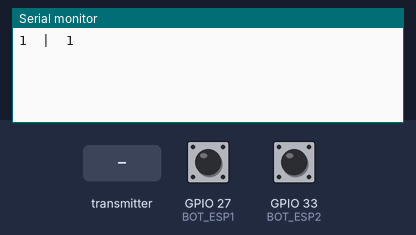
A sketch run on a simulated ESP32. On the bench: the last lines printed to the serial monitor. Inputs (shaded band) come from the test bench; at power-on: GPIO 27 (BOT_ESP1) HIGH, GPIO 33 (BOT_ESP2) HIGH.

Above: at 1.2 s.
1.3 s: GPIO 27 (BOT_ESP1) pulled LOW for 1 s
At 6.9 s:
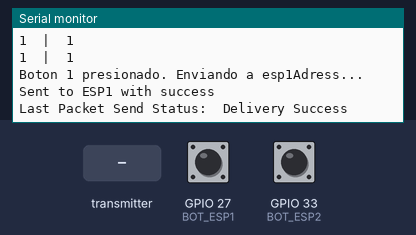
7.5 s: GPIO 33 (BOT_ESP2) pulled LOW for 1 s
At 11.0 s:
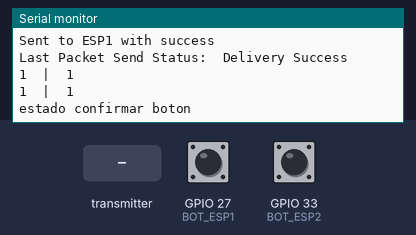
13.5 s: the transmitter starts sending tempRead = 0
At 13.81 s:
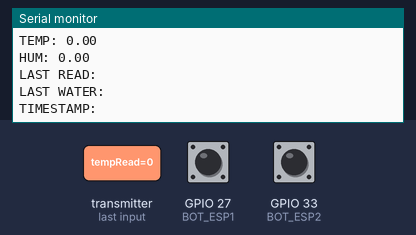
15.0 s: the transmitter starts sending humRead = 25
16.5 s: the transmitter starts sending tempRead = 25
18.0 s: the transmitter starts sending humRead = 50
Timing chart, 0 to 20.5 s (numbered marks = the images above; inputs shaded):
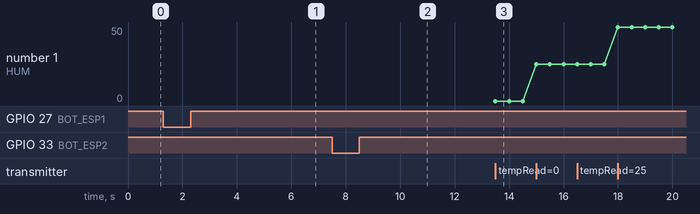

Measured:
- after the input at 1.3 s, the serial monitor: prints a new line after 4.7 s (image 1)
- after the input at 7.5 s, the serial monitor: prints a new line after 2.5 s (image 2)
- after the input at 13.5 s, the serial monitor: prints a new line at once (image 3)
- plotted number 1: 0 → 25 after the input at 15.0 s, 25 → 50 after the input at 18.0 s

The sketch:

modelo_central.ino
```cpp
// CODIGO PARA EL ESP NUMERO 3 (ESP DE REEMPLAZO: 2)
// perdon sofi sama me inspire y lo hice todo en ingles <3

#include <esp_now.h>
#include <WiFi.h>

#define BOT_ESP2 33
#define BOT_ESP1 27

#define ESTADO_CONFIRMAR_BOT2 1
#define ESTADO_CONFIRMAR_BOT1 3
#define ESTADO_ESPERA 2

int estadoActual = ESTADO_ESPERA;
bool flagBot2 = false;
bool flagBot1 = false;

String instruction = "";

// REPLACE WITH YOUR RECEIVER MAC Address
uint8_t esp2Adress[] = { 0xC0, 0x99, 0xEF, 0x69, 0xCB, 0x48 };  // num2
uint8_t esp1Adress[] = { 0xB8, 0xD6, 0x1A, 0xA7, 0x6F, 0xB8 };  // direccion mac esp1 b8:d6:1a:a7:6f:b8


// !!!!! Structure example to send data - Must match the receiver structure !!!!!
// LO QUE VA A MANDAR
typedef struct central_actions_message {
  int water_plants;
  int send_data;
  int sleep;
} central_actions_message;

// LO QUE VA A RECIBIR -- not important 4now
typedef struct individual_data_message {
  float tempRead;
  float humRead;
  String lastRead;
  String lastWater;
  String timestamp;
} individual_data_message;

// Create a central_actions_message called centralDataESP[X] (depends on which esp of the individual module you are using)

central_actions_message centralDataESP;
central_actions_message centralDataESP1;


individual_data_message individualDataESP1;


esp_now_peer_info_t peerInfo;

// callback when data is sent
void OnDataSent(const uint8_t *mac_addr, esp_now_send_status_t status) {
  Serial.print("\r\nLast Packet Send Status:\t");
  Serial.println(status == ESP_NOW_SEND_SUCCESS ? "Delivery Success" : "Delivery Fail");
}

// data recieve callback
void OnDataRecv(const uint8_t *mac, const uint8_t *incomingData, int len) {
  memcpy(&individualDataESP1, incomingData, sizeof(individualDataESP1));
  Serial.print("Bytes received: ");
  Serial.println(len);
  Serial.print("TEMP: ");
  Serial.println(individualDataESP1.tempRead);
  Serial.print("HUM: ");
  Serial.println(individualDataESP1.humRead);
  Serial.print("LAST READ: ");
  Serial.println(individualDataESP1.lastRead);
  Serial.print("LAST WATER: ");
  Serial.println(individualDataESP1.lastWater);
  Serial.print("TIMESTAMP: ");
  Serial.println(individualDataESP1.timestamp);
  Serial.println();
}

void setup() {
  // Init Serial Monitor
  Serial.begin(115200);
  pinMode(BOT_ESP2, INPUT_PULLUP);
  pinMode(BOT_ESP1, INPUT_PULLUP);
  // Set device as a Wi-Fi Station
  WiFi.mode(WIFI_STA);

  // Init ESP-NOW
  if (esp_now_init() != ESP_OK) {
    Serial.println("Error initializing ESP-NOW");
    return;
  }

  // Once ESPNow is successfully Init, we will register for Send CB to get the status of Trasnmitted packet
  esp_now_register_send_cb(OnDataSent);

  // Register peer

  memcpy(peerInfo.peer_addr, esp2Adress, 6);
  peerInfo.channel = 0;
  peerInfo.encrypt = false;
  if (esp_now_add_peer(&peerInfo) != ESP_OK) {
    Serial.println("Failed to add peer 2");
    return;
  }

  memcpy(peerInfo.peer_addr, esp1Adress, 6);
  if (esp_now_add_peer(&peerInfo) != ESP_OK) {
    Serial.println("Failed to add peer 1");
  }
  esp_now_register_recv_cb(esp_now_recv_cb_t(OnDataRecv));
}

void loop() {


  if (Serial.available() > 0) {
    instruction = Serial.readStringUntil('\n');
    instruction.trim();
    if (instruction.equals("send")) {
      Serial.println("Boton 1 presionado. Enviando a esp1Adress...");
      esp_err_t result = esp_now_send(esp1Adress, (uint8_t *)&centralDataESP1, sizeof(centralDataESP1));
      if (result == ESP_OK) {
        Serial.println("Sent to ESP1 with success");
      } else {
        Serial.println("Error sending to ESP1");
      }
    }
  }


  // set values to send
  int lec_botesp2 = digitalRead(BOT_ESP2);
  int lec_botesp1 = digitalRead(BOT_ESP1);

  centralDataESP.water_plants = 1;
  centralDataESP.send_data = 1;
  centralDataESP.sleep = 0;

  centralDataESP1.water_plants = 1;
  centralDataESP1.send_data = 1;
  centralDataESP1.sleep = 0;

  Serial.print(centralDataESP.water_plants);
  Serial.print("  |  ");
  Serial.println(centralDataESP1.water_plants);

  switch (estadoActual) {

    case ESTADO_ESPERA:
      if (lec_botesp2 == LOW) {
        estadoActual = ESTADO_CONFIRMAR_BOT2;
      }

      if (lec_botesp1 == LOW) {
        estadoActual = ESTADO_CONFIRMAR_BOT1;
      }

      if (flagBot2 == true) {
        // envía mensaje
        Serial.println("flag2 true");
        esp_err_t result = esp_now_send(esp2Adress, (uint8_t *)&centralDataESP, sizeof(centralDataESP));

        if (result == ESP_OK) {
          Serial.println("Sent with success");
        } else {
          Serial.println("Error sending the data");
        }
        flagBot2 = false;
      }

      if (flagBot1 == true) {
        Serial.println("Boton 1 presionado. Enviando a esp1Adress...");
        esp_err_t result = esp_now_send(esp1Adress, (uint8_t *)&centralDataESP1, sizeof(centralDataESP1));
        if (result == ESP_OK) {
          Serial.println("Sent to ESP1 with success");
        } else {
          Serial.println("Error sending to ESP1");
        }
        flagBot1 = false;
      }
      break;

    case ESTADO_CONFIRMAR_BOT2:
      Serial.println("estado confirmar boton");
      if (lec_botesp2 == HIGH) {
        flagBot2 = true;
        estadoActual = ESTADO_ESPERA;
      }
      break;

    case ESTADO_CONFIRMAR_BOT1:
      if (lec_botesp1 == HIGH) {
        flagBot1 = true;
        estadoActual = ESTADO_ESPERA;
      }
      break;
  }


  // Send message via ESP-NOW

  delay(2000);
}
```
